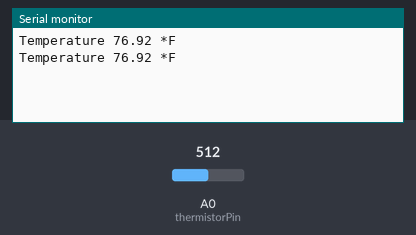
Bench run of a sketch on a simulated Arduino Uno, built with avr-gcc and run on an emulated ATmega328P. Shown: the last lines printed to the serial monitor. The test bench sets the inputs (shaded band); at power-on: A0 (thermistorPin) = 512.

Above: at 1.2 s.
1.3 s: A0 (thermistorPin) set to 716
At 2.6 s:
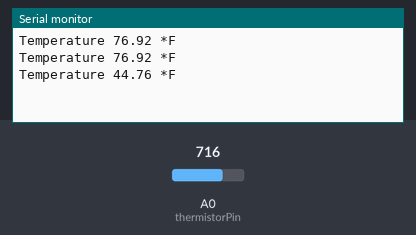
2.8 s: A0 (thermistorPin) set to 900
At 4.1 s:
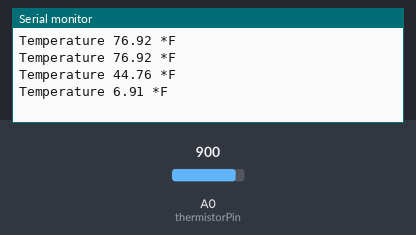
Timing chart, 0 to 5.8 s (numbered marks = the images above; inputs shaded):
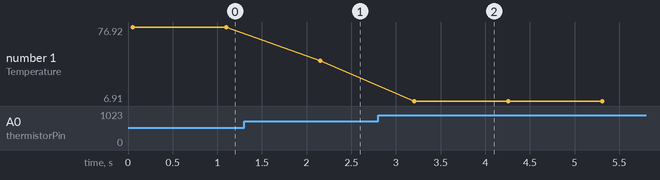

The sketch:

Adafruit_Thermistor_4A.ino
```cpp
// Declare Variables
const int thermistorPin = A0;
const int thermistorNominal =  10000;
const int temperatureNominal = 25;
const int numSamples = 5;
const int bCoefficient = 3950;
const int seriesResistor = 10000;
int samples[numSamples];


void setup(void) {
  Serial.begin(9600);
  analogReference(EXTERNAL);
}

void loop(void) {
  byte i;
  float average;

  // take N samples in a row, with a slight delay then average them
  for (i=0; i< numSamples; i++) {
   samples[i] = analogRead(thermistorPin);
   delay(10);
  }

  average = 0;
  for (i=0; i< numSamples; i++) {
     average += samples[i];
  }
  average /= numSamples;


  // convert the value to resistance
  average = 1023 / average - 1;
  average = seriesResistor / average;


  float steinhart;
  steinhart = average / thermistorNominal;     // (R/Ro)
  steinhart = log(steinhart);                  // ln(R/Ro)
  steinhart /= bCoefficient;                   // 1/B * ln(R/Ro)
  steinhart += 1.0 / (temperatureNominal + 273.15); // + (1/To)
  steinhart = 1.0 / steinhart;                 // Invert
  steinhart -= 273.15;                         // convert to C
  steinhart = steinhart * 9.0 / 5.0 +32;         // convert to F


  Serial.print("Temperature ");
  Serial.print(steinhart);
  Serial.println(" *F");

  delay(1000);
}
```

Measured:
- after the input at 1.3 s, the serial monitor: prints a new line after 0.85 s (image 1)
- after the input at 2.8 s, the serial monitor: prints a new line after 0.41 s (image 2)
- plotted number 1: 76.92 → 44.76 after the input at 1.3 s, 44.76 → 6.91 after the input at 2.8 s
